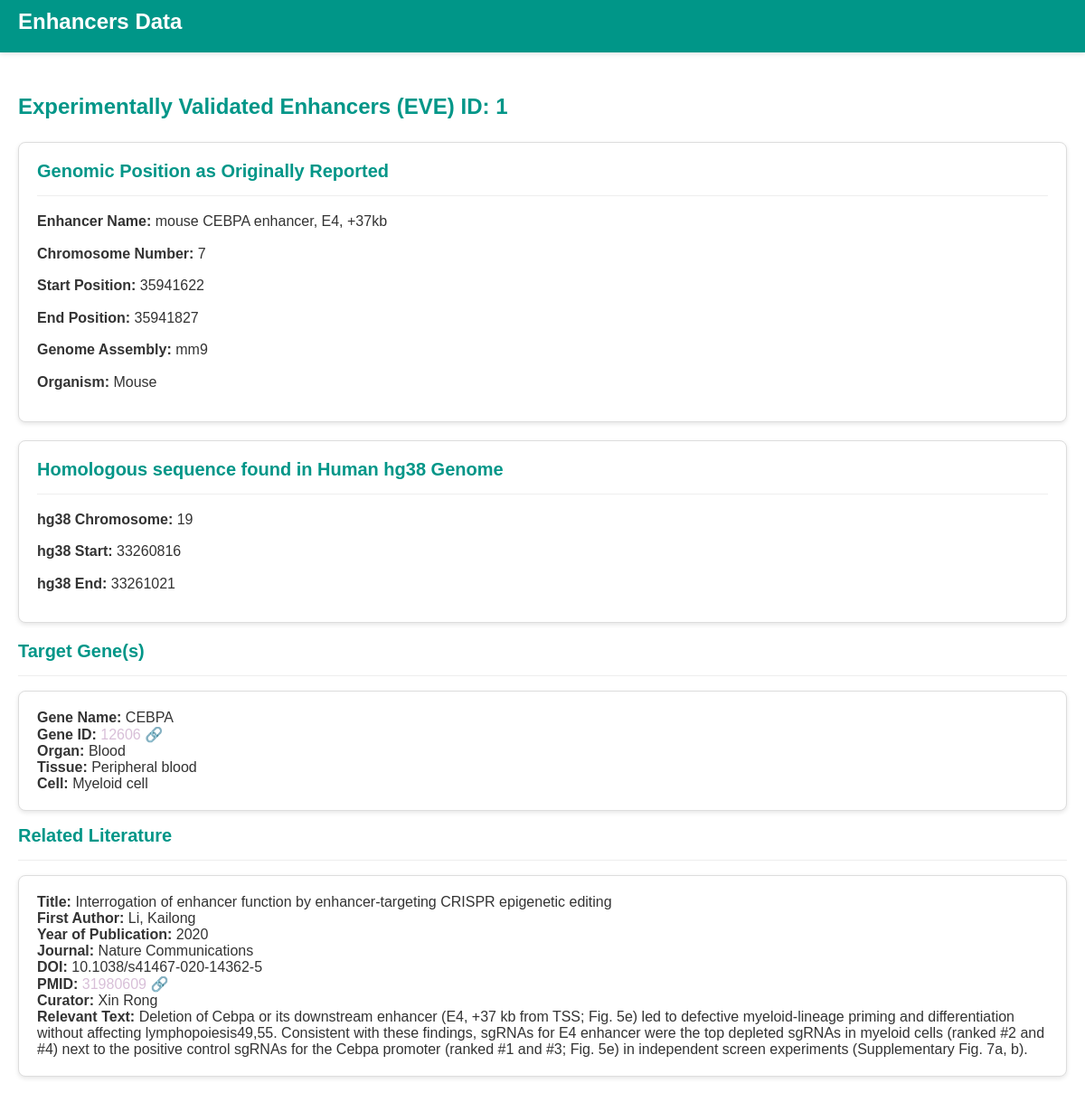
Screenshot of /enhancer/1/ with the database file from the repository.
### database/models.py (models this page shows)
class Enhancer(models.Model):
    enhancerID = models.AutoField(primary_key=True)
    enhancerName = models.CharField(max_length=255)
    chromosomeNumberAsReported = models.IntegerField()
    startAsReported = models.IntegerField()
    endAsReported = models.IntegerField()
    genomeAssemblyAsReported = models.CharField(max_length=255)
    organism = models.CharField(max_length=255)
    hg38Chromosome = models.IntegerField()
    hg38Start = models.IntegerField()
    hg38End = models.IntegerField()
    class Meta:
        unique_together = (('enhancerName', 'chromosomeNumberAsReported', 'startAsReported', 'endAsReported', 'genomeAssemblyAsReported'),)
        managed = False
        db_table = 'enhancers'

class Target(models.Model):
    targetID = models.AutoField(primary_key=True)
    geneName = models.CharField(max_length=255)
    geneID = models.IntegerField()
    organ = models.CharField(max_length=255)
    tissue = models.CharField(max_length=255)
    cell = models.CharField(max_length=255)
    class Meta:
        unique_together = (('geneName', 'geneID', 'organ', 'tissue', 'cell'),)
        managed = False
        db_table = 'targets'

class Evidence(models.Model):
    evidenceID = models.AutoField(primary_key=True)
    functionalYN = models.CharField(max_length=3)  # Assuming "Y/N" or similar short text
    methodAssay = models.CharField(max_length=255)
    relevantText = models.TextField()
    page = models.IntegerField()
    title = models.CharField(max_length=255)
    firstAuthor = models.CharField(max_length=255)
    pubYear = models.IntegerField()
    journal = models.CharField(max_length=255)
    volumePageNumber = models.CharField(max_length=255)
    doi = models.CharField(max_length=255)
    pmid = models.IntegerField()
    curator = models.CharField(max_length=255)
    date = models.DateField()
    comments = models.TextField()
    class Meta:
        unique_together = (('relevantText', 'pmid', 'comments', 'methodAssay', 'functionalYN'),)
        managed = False
        db_table = 'evidence'

### database/views.py (the view)
# urls.py: path('enhancer/<int:id>/', views.enhancer_detail_view, name='enhancer_detail'),
def enhancer_detail_view(request, id):
    enhancer = get_object_or_404(Enhancer, enhancerID=id)
    activities = Activity.objects.filter(enhancerID=enhancer.enhancerID)
    target_ids = activities.values_list('targetID', flat=True)
    evidence_ids = activities.values_list('evidenceID', flat=True)
    target_data = Target.objects.filter(targetID__in=target_ids)
    evidence_data = Evidence.objects.filter(evidenceID__in=evidence_ids)
    return render(request, 'enhancer_detail.html', {
        'item': enhancer,
        'target_data': target_data,
        'evidence_data': evidence_data,
    })

### templates/enhancer_detail.html (shortened to what this page needs)
<!DOCTYPE html>
<html lang="en">
<head>
</head>
<body>
    <div class="header-nav">
        <div class="nav-container">
            <div class="main-nav">
                <div class="logo">
                    <h1 style="color: white; margin: 0;">Enhancers Data</h1>
                </div>
            </div>
        </div>
    </div>
    <div class="content-area">
        <h1>Experimentally Validated Enhancers (EVE) ID: {{ item.enhancerID }}</h1>
        <div class="genomic-position">
            <h2>Genomic Position as Originally Reported</h2>
            <hr>
            <p><strong>Enhancer Name:</strong> {{ item.enhancerName }}</p>
            <p><strong>Chromosome Number:</strong> {{ item.chromosomeNumberAsReported }}</p>
            <p><strong>Start Position:</strong> {{ item.startAsReported }}</p>
            <p><strong>End Position:</strong> {{ item.endAsReported }}</p>
            <p><strong>Genome Assembly:</strong> {{ item.genomeAssemblyAsReported }}</p>
            <p><strong>Organism:</strong> {{ item.organism }}</p>
        </div>
        <div class="conserved-sequence">
            <h2>Homologous sequence found in Human hg38 Genome</h2>
            <hr>
            <p><strong>hg38 Chromosome:</strong> {{ item.hg38Chromosome }}</p>
            <p><strong>hg38 Start:</strong> {{ item.hg38Start }}</p>
            <p><strong>hg38 End:</strong> {{ item.hg38End }}</p>
        </div>
        <h2>Target Gene(s)</h2>
        <hr>
        {% if target_data %}
            <ul id="related-targets-list">
            {% for target in target_data %}
                <li>
                    <strong>Gene Name:</strong> {{ target.geneName }} <br>
                    <strong>Gene ID:</strong>
                    <a href="https://www.ncbi.nlm.nih.gov/gene/{{ target.geneID }}" target="_blank" style="color: #D8BFD8; text-decoration: none;">
                        {{ target.geneID }} 🔗
                    </a><br>
                    <strong>Organ:</strong> {{ target.organ }} <br>
                    <strong>Tissue:</strong> {{ target.tissue }} <br>
                    <strong>Cell:</strong> {{ target.cell }} <br>
                </li>
            {% endfor %}
            </ul>
        {% else %}
            <p>No target gene found.</p>
        {% endif %}
        <h2>Related Literature</h2>
        <hr>
        {% if evidence_data %}
            <ul>
            {% for evidence in evidence_data %}
                <li>
                    <strong>Title:</strong> {{ evidence.title }} <br>
                    <strong>First Author:</strong> {{ evidence.firstAuthor }} <br>
                    <strong>Year of Publication:</strong> {{ evidence.pubYear }} <br>
                    <strong>Journal:</strong> {{ evidence.journal }} <br>
                    <strong>DOI:</strong> {{ evidence.doi }} <br>
                    <strong>PMID:</strong>
                    <a href="https://pubmed.ncbi.nlm.nih.gov/{{ evidence.pmid }}" target="_blank" style="color: #D8BFD8; text-decoration: none;">
                        {{ evidence.pmid }} 🔗
                    </a>
                    <br>
                    <strong>Curator:</strong> {{ evidence.curator }} <br>
                    <strong>Relevant Text:</strong> {{ evidence.relevantText }} <br>
                </li>
            {% endfor %}
            </ul>
        {% else %}
            <p>No related evidence found.</p>
        {% endif %}
    </div>
</body>
</html>

### templates/enhancer_detail.html (style rules this page uses)
.header-nav { background-color: #009688; padding: 10px 0; margin-bottom: 10px; box-shadow: 0 2px 5px rgba(0, 0, 0, 0.1); }
.nav-container { max-width: 1200px; margin: 0 auto; padding: 0 20px; }
body { background-color: #fff; color: #333; font-family: 'Arial', sans-serif; margin: 0; padding: 0; }
.content-area { max-width: 1200px; margin: 0 auto; padding: 20px; }
h1, h2, h3 { color: #009688; margin-bottom: 15px; }
h1 { font-size: 24px; padding-bottom: 10px; }
h2 { font-size: 20px; margin-top: 0px; }
hr { border: none; border-top: 1px solid #eee; margin: 15px 0; }
.genomic-position, .conserved-sequence { background-color: #fff; border: 1px solid #ddd; border-radius: 8px; padding: 20px; margin-bottom: 20px; box-shadow: 0 2px 5px rgba(0, 0, 0, 0.1); }
ul { list-style-type: none; padding-left: 0; }
ul li { background-color: #fff; border: 1px solid #ddd; border-radius: 8px; padding: 20px; margin-bottom: 15px; box-shadow: 0 2px 5px rgba(0, 0, 0, 0.1); transition: transform 0.3s ease, box-shadow 0.3s ease; }
a { text-decoration: none; color: #009688; }
p { margin: 10px 0; line-height: 1.6; }
strong { color: #333; font-weight: 600; }
a[target="_blank"]::after { font-size: 0.9em; }

### rows the page displays
Enhancer: enhancerID "1", enhancerName "mouse CEBPA enhancer, E4, +37kb", chromosomeNumberAsReported "7", startAsReported "35941622", endAsReported "35941827", genomeAssemblyAsReported "mm9", organism "Mouse", hg38Chromosome "19", hg38Start "33260816", hg38End "33261021"
Target: geneName "CEBPA", geneID "12606", organ "Blood", tissue "Peripheral blood", cell "Myeloid cell"
Evidence: title "Interrogation of enhancer function by enhancer-targeting CRISPR epigenetic editing", firstAuthor "Li, Kailong", pubYear "2020", journal "Nature Communications", doi "10.1038/s41467-020-14362-5", pmid "31980609", curator "Xin Rong", relevantText "Deletion of Cebpa or its downstream enhancer (E4, +37 kb from TSS; Fig. 5e) led to defective myeloid-lineage priming and differentiation without affecting lymphopoiesis49,55. Consistent with these findings, sgRNAs for E4 enhancer were the top depleted sgRNAs in myeloid cells (ranked #2 and #4) next to the positive control sgRNAs for the Cebpa promoter (ranked #1 and #3; Fig. 5e) in independent screen experiments (Supplementary Fig. 7a, b)."
